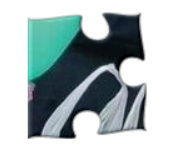
#> input picture wiwi_face25/1.png, 171 x 160 px
$ python -i ImageProcessor.py   (imports and definitions only)
#> lines starting #> are read from the running program, lines starting #| are printed output that depends on the picture; after the words box and inside, x2 and y2 are one past the last pixel; in counts of white or black regions, pixels touching at a corner belong together
### YTP/FileManager.py
import cv2
import os
import Config
import shutil

class _FileManager:

    def __init__(self, root) -> None:
#> called with root = '/home/hhhhaura/Documents/YTP/media'
        self.root = root
        if os.path.exists(root) and os.path.isdir(root):
            shutil.rmtree(root)
        os.makedirs(root, exist_ok=True)

    def write(self, file, image):
        cv2.imwrite(self.root + file, image)

    def wirteFolder(self, folder, file, image):
        path = self.root + folder + '/'
        os.makedirs(path, exist_ok=True)
        # print('ok', path + file)
        cv2.imwrite(path + file, image)

FileManager = _FileManager(Config.tempFilePath)

### YTP/ImageManager.py
class _ImageManager:

    def __init__(self) -> None:
        self.image = []

    def addImage(self, image):
        self.image.append(image)

    def get(self, num):
        return self.image[num]

    def size(self):
        return len(self.image)

ImageManager = _ImageManager()

### YTP/ImageProcessor.py
import cv2
import numpy as np
from FileManager import FileManager
from PieceManager import PieceManager
from ImageManager import ImageManager
from Vector import *
from PieceProcessor import processPiece
from Image import Image
from Util import *
import math

class _ImageProcessor:

    def __init__(self, path: str):
#> called with path = '../wiwi_face25/1.png'
        self.image = cv2.imread(path, cv2.IMREAD_GRAYSCALE)
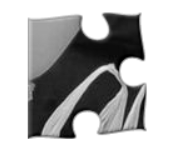
#> self.image: shape (160, 171); min 0, max 255, mean 180.2
        self.originImage = cv2.imread(path, cv2.COLOR_BGR2GRAY)
#> self.originImage is the input picture: shape (160, 171, 3); mean B, G, R 185.5, 184.3, 170.8

    def preprocess(self):
        ret, self.image = cv2.threshold(self.image, 250, 255, cv2.THRESH_BINARY_INV)
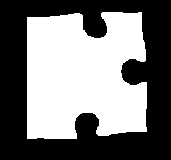
#> self.image: shape (160, 171); 47.3% white; 1 white region
        kernel = np.ones((3, 3), np.uint8)
        self.image = cv2.morphologyEx(self.image, cv2.MORPH_CLOSE, kernel)
        self.image = cv2.morphologyEx(self.image, cv2.MORPH_OPEN, kernel)

    def fill_holes(self):
        contour, _ = cv2.findContours(self.image, cv2.RETR_CCOMP, cv2.CHAIN_APPROX_SIMPLE)
#> contour = 1 contour; box (x1, y1, x2, y2) and area: (27, 12, 147, 139) 12647
        for cnt in contour:
            cv2.drawContours(self.image, [cnt], 0, 255, -1)
#> this loop made 1 pass

    def small_contour_filter(self):
        self.contours = sorted(np.array(self.contours), key=lambda x: x.shape[0], reverse=True)
        max = self.contours[0].shape[0]
        self.contours = np.array([elt for elt in self.contours if elt.shape[0] > max / 3])

    def process(self):
        self.preprocess()
        self.fill_holes()
        self.contours, _ = cv2.findContours(self.image, cv2.RETR_EXTERNAL, cv2.CHAIN_APPROX_NONE)
#> self.contours has the same summary as contour in fill_holes
        self.small_contour_filter()

        showImage = self.originImage.copy()

        cv2.drawContours(showImage, self.contours, -1, (0, 255, 0), 2)
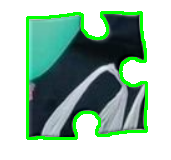
#> showImage: shape (160, 171, 3); 7.09% of pixels changed, all inside (x1, y1, x2, y2) = (26, 11, 148, 140)

        FileManager.wirteFolder('image', 'image-' + str(ImageManager.size()) + '-contours.png', showImage)
#> in wirteFolder, `path = self.root + folder + '/'`: path = '/home/hhhhaura/Documents/YTP/mediaimage/'

        showImage = self.originImage.copy()
        pieces = []
        for contour in self.contours:
            piece = processPiece(contour, self.originImage)
            pieces.append(piece)
            piece = PieceManager.get(piece)
            for i in range(0, 4):
                edge = piece.edges[i]
                temp = []
                for j in edge.originPoints:
                    temp.append([j])
                temp = np.array(temp)
                color = [(255, 0, 0), (0, 255, 0), (0, 0, 255), (255, 0, 255)]
                cv2.drawContours(showImage, temp, -1, color[i], 2)
            for i in range(0, 4):
                cv2.circle(showImage, piece.corners[i], 5, (0, 0, 0), thickness=-1)
#> after the loop, pieces = []

        FileManager.wirteFolder('image', 'image-' + str(ImageManager.size()) + '-corners.png', showImage)

        for id in pieces:
            piece = PieceManager.get(id)
            cX, cY = findContourCenter(piece.contour)
            putTextCenter(str(id), (cX, cY), showImage, (0, 0, 0))
            putTextWithCircle(str(id), (cX, cY), showImage, (255, 255, 255), (100, 0, 0))

        FileManager.wirteFolder('image', 'image-' + str(ImageManager.size()) + '-number.png', showImage)

        image = Image(self.originImage, pieces)
        return ImageManager.addImage(image)

def processImage(path):
    processor = _ImageProcessor(path)
    processor.process()

#> (the run stopped early here; a loop or call above may not have finished)

$ run again, on wiwi_face25/10.png
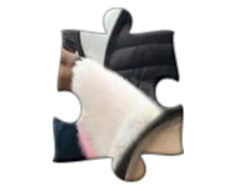
#> input picture wiwi_face25/10.png, 226 x 191 px
#> in __init__, self.originImage is the input picture: shape (191, 226, 3); mean B, G, R 208.3, 210, 212
#> in preprocess, `ret, self.image = cv2.threshold(self.image, 250, 255, cv2.THRESH_BINAR..`:
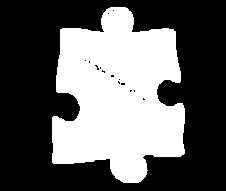
#> self.image: shape (191, 226); 38.5% white; 1 white region, box (x1, y1, x2, y2) and area: (52, 7, 185, 183) 16622
#> contour = 1 contour; box (x1, y1, x2, y2) and area: (52, 7, 185, 183) 16345
#> the loop in fill_holes, `for cnt in contour:` made 1 pass
#> self.contours has the same summary as contour in fill_holes
#> in process, `cv2.drawContours(showImage, self.contours, -1, (0, 255, 0), 2)`:
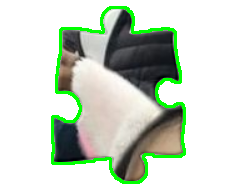
#> showImage: shape (191, 226, 3); 5.12% of pixels changed, all inside (x1, y1, x2, y2) = (51, 6, 186, 184)
#> path = '/home/hhhhaura/Documents/YTP/mediaimage/'
#> the loop in process, `for contour in self.contours:` made 1 pass
#> after the loop in process, `for contour in self.contours:`: pieces = []

$ run again, on wiwi_face25/12.png
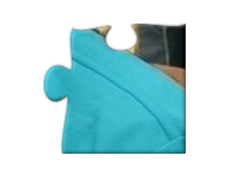
#> input picture wiwi_face25/12.png, 226 x 191 px
#> in __init__, self.originImage is the input picture: shape (191, 226, 3); mean B, G, R 225.7, 221.7, 186.1
#> in preprocess, `ret, self.image = cv2.threshold(self.image, 250, 255, cv2.THRESH_BINAR..`:
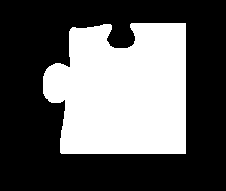
#> self.image: shape (191, 226); 36.8% white; 1 white region, box (x1, y1, x2, y2) and area: (43, 23, 186, 154) 15879
#> contour = 1 contour; box (x1, y1, x2, y2) and area: (43, 23, 186, 154) 15596
#> the loop in fill_holes, `for cnt in contour:` made 1 pass
#> self.contours has the same summary as contour in fill_holes
#> in process, `cv2.drawContours(showImage, self.contours, -1, (0, 255, 0), 2)`:
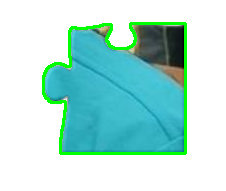
#> showImage: shape (191, 226, 3); 4.26% of pixels changed, all inside (x1, y1, x2, y2) = (42, 22, 187, 155)
#> path = '/home/hhhhaura/Documents/YTP/mediaimage/'
#> the loop in process, `for contour in self.contours:` made 1 pass
#> after the loop in process, `for contour in self.contours:`: pieces = []
